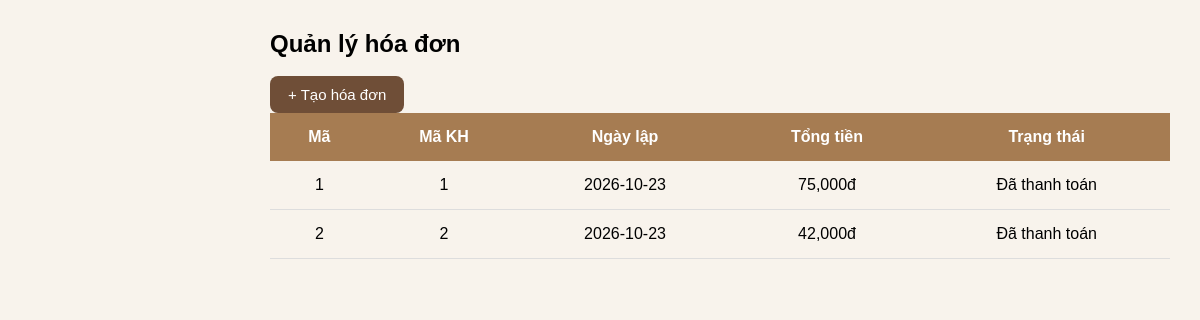
The page /hoadon.php on the database its author committed.
### tables this page shows
CREATE TABLE `hoadon` (
  `maHD` int(11) NOT NULL,
  `maKH` int(11) DEFAULT NULL,
  `ngayLap` date DEFAULT NULL,
  `tongTien` decimal(10,2) DEFAULT NULL,
  `trangThai` varchar(50) DEFAULT NULL
);

### hoadon.php (the view, shortened to what this page needs)
<?php
include("connect.php");
$sql="SELECT * FROM hoadon";
$result=mysqli_query($conn,$sql);
?>
<!DOCTYPE html>
<html lang="vi">
<head>
<link rel="stylesheet" href="style.css">
<link rel="stylesheet"
href="https://cdnjs.cloudflare.com/ajax/libs/font-awesome/6.5.2/css/all.min.css">
</head>
<body>
<div class="main">
<h2>Quản lý hóa đơn</h2>
<br>
<button class="btn">+ Tạo hóa đơn</button>
<table>
<tr>
<th>Mã</th>
<th>Mã KH</th>
<th>Ngày lập</th>
<th>Tổng tiền</th>
<th>Trạng thái</th>
</tr>
<?php while($row=mysqli_fetch_assoc($result)){ ?>
<tr>
<td><?php echo $row['maHD']; ?></td>
<td><?php echo $row['maKH']; ?></td>
<td><?php echo $row['ngayLap']; ?></td>
<td><?php echo number_format($row['tongTien']); ?>đ</td>
<td><?php echo $row['trangThai']; ?></td>
</tr>
<?php } ?>
</table>
</div>
</body>
</html>

### style.css (style rules this page uses)
* { margin:0; padding:0; box-sizing:border-box; font-family:Arial, Helvetica, sans-serif; }
body { display:flex; background:#F8F3EC; }
.main { margin-left:240px; width:calc(100% - 240px); padding:30px; }
table { width:100%; border-collapse:collapse; }
th { background:#A67C52; color:white; padding:15px; }
td { padding:15px; text-align:center; border-bottom:1px solid #ddd; }
.btn { background:#6F4E37; color:white; border:none; padding:10px 18px; border-radius:8px; cursor:pointer; font-size:15px; }
button { background:#A67C52; color:white; border:none; padding:8px 12px; border-radius:6px; cursor:pointer; }

### rows shown on the page
hoadon: maHD "1", maKH "1", ngayLap "2026-10-23", tongTien "75,000", trangThai "Đã thanh toán"
hoadon: maHD "2", maKH "2", ngayLap "2026-10-23", tongTien "42,000", trangThai "Đã thanh toán"
